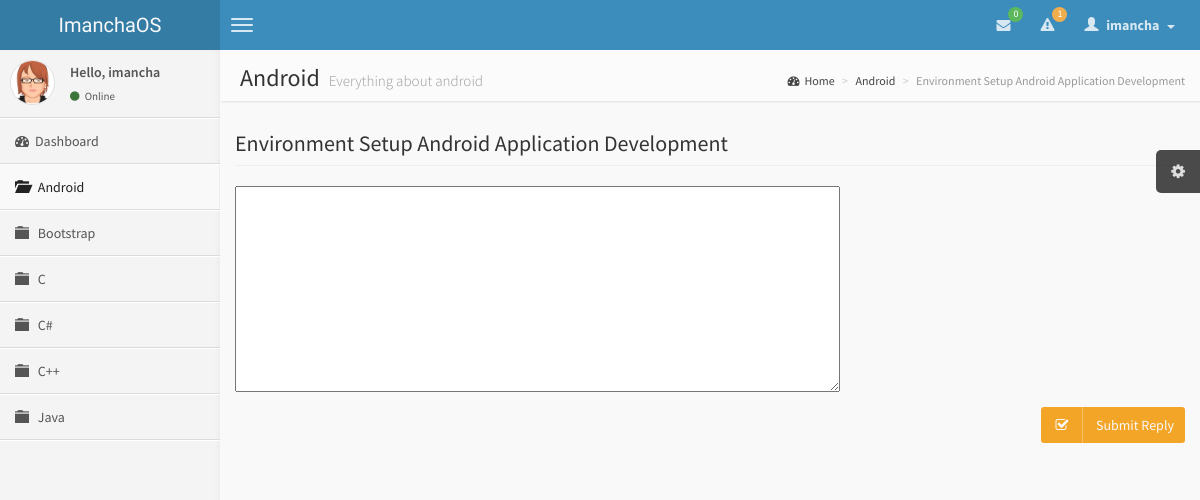
The app's page /reply.php?cid=1&tid=1 (signed in) with its own data.
### tables this page shows
CREATE TABLE IF NOT EXISTS `category` (
  `id_category` int(11) NOT NULL AUTO_INCREMENT,
  `name_category` varchar(30) NOT NULL,
  `description` varchar(50) NOT NULL,
  PRIMARY KEY (`id_category`)
);

CREATE TABLE IF NOT EXISTS `topic` (
  `id_topic` int(11) NOT NULL AUTO_INCREMENT,
  `id_category` int(11) NOT NULL,
  `title_topic` varchar(100) NOT NULL,
  `answers` int(11) NOT NULL DEFAULT '0',
  `views` int(11) NOT NULL DEFAULT '0',
  `date_topic` datetime NOT NULL,
  `reply_date_topic` datetime DEFAULT NULL,
  `creator_topic` varchar(30) NOT NULL,
  `last_post_by` varchar(30) NOT NULL,
  PRIMARY KEY (`id_topic`),
  KEY `id_category` (`id_category`),
  KEY `creator_topic` (`creator_topic`),
  KEY `last_post_by` (`last_post_by`)
);

### reply.php (the view, shortened to what this page needs)
<?php include_once('function.inc');
	if((isset($_GET['cid']) && is_numeric($_GET['cid'])) AND (isset($_GET['tid']) && is_numeric($_GET['tid']))){
		$cid = (int) $_GET['cid'];
		$tid = (int) $_GET['tid'];
		if(0 < $cid && $tid > 0){
			$sql = "SELECT * FROM category WHERE id_category=$cid LIMIT 1";
			$res = mysql_query($sql) or die(mysql_error());
			if(mysql_num_rows($res) == 1){
				$row = mysql_fetch_assoc($res);
				$title = $row['name_category'];
				$description = $row['description'];
				$sql = "SELECT * FROM topic WHERE id_topic='$tid' && id_category='$cid' LIMIT 1";
				$res = mysql_query($sql) or die(mysql_error());
				if(mysql_num_rows($res) == 1){
					$row = mysql_fetch_assoc($res);
					$title0 = $row['title_topic'];
				}else{
					$error = TRUE;
				}
			}else{
				$error = TRUE;
			}
		}else{
			$error = TRUE;
		}
  }else{
		$error = TRUE;
	}
?>
<!DOCTYPE html>
<html>
  <head>
	<link href="css/bootstrap.min.css" rel="stylesheet" type="text/css" />
	<link href="css/font-awesome.min.css" rel="stylesheet" type="text/css" />
	<link href="css/ionicons.min.css" rel="stylesheet" type="text/css" />
	<link href="css/imancha.css" rel="stylesheet" type="text/css" />
  </head>
  <body class="skin-blue">
    <header class="header"><?php navigation(); ?></header>
    <div class="wrapper row-offcanvas row-offcanvas-left">
      <aside class="left-side sidebar-offcanvas"><?php sidebar(); ?></aside>
      <aside class="right-side">
        <section class="content-header">
          <?php echo '<h1>'.$title.' <small>'.$description.'</small></h1>'; ?>
          <ol class="breadcrumb">
            <li><a href="index.php"><i class="fa fa-dashboard"></i>Home</a></li>
            <li><?php echo '<a href="category.php?cid='.$cid.'">'.$title.'</a>'; ?></li>
            <li class="active"><?php echo $title0; ?></li>
          </ol>
        </section>
        <section class="content">
					<div class="row">
						<div class="col-md-12">
							<h4 class="page-header"><?php echo $title0; ?></h4>
						</div>
					</div>
					<div class="row">
						<div class="col-md-12">
							<form action="<?php echo $_SERVER['PHP_SELF'].'?cid='.$cid.'&tid='.$tid;?>" method="post">
								<div class="form-group">
									<textarea id="editor1" name="editor1" rows="10" cols="80"><?php if(isset($_POST['editor1']) AND (!empty($_POST['editor1']))) echo $_POST['editor1']; ?></textarea>
								</div>
								<div class="form-group">
									<p class="pull-right"><button type="submit" name="submit" class='btn bg-yellow btn-social'><i class='fa fa-check-square-o'></i><span> Submit Reply</span></button></p>
								</div>
							</form>
						</div>
					</div>
        </section>
      </aside>
    </div>
  </body>
</html>

### function.inc (shortened to what this page needs)
<?php session_start();
	function usermenu(){
		$sql = "SELECT * FROM message WHERE receiver_message='".$_SESSION['username']."' AND status_message='sent' ORDER BY date_message DESC";
		$res = mysql_query($sql) or die(mysql_error());
		$num = mysql_num_rows($res);
		if($num > 0){
			$message = '<li><ul class="menu">';
			while($row = mysql_fetch_assoc($res)){
				$id = $row['id_message'];
				$user = $row['user_message'];
				$content = $row['content_message'];
				$date = $row['date_message'];
				if(strlen($content) > 30){
					$content = substr($content,0,30) . "...";
				}
				$message .= '<li>
											<a href="messages.php?mid='.$id.'#'.$id.'">
												<div class="pull-left"><img src="img/avatar3.png" class="img-circle" alt="User Image"/></div>
												<h4>'.$user.' &nbsp;<span><small><i class="fa fa-clock-o"></i> '.$date.'</small></span></h4>
												<p>'.$content.'</p>
											</a>
										</li>';
			}
			$message .= '</ul></li>';
		}else{
			$message = '';
		}
		$sql = "SELECT * FROM notification WHERE id_user='".$_SESSION['id']."' AND status_notification='sent' ORDER BY date_notification DESC";
		$res = mysql_query($sql) or die(mysql_error());
		$mun = mysql_num_rows($res);
		if($mun > 0){
			$notification = '<li><ul class="menu">';
			while($row = mysql_fetch_array($res)){
				$notification .= '<li>
														<a href="notification.php?nid='.$row['id_notification'].'">
															<i class="fa fa-warning info"></i> <b>'.$row['user_notification'].'</b> &nbsp;'.$row['content_notification'].'
														</a>
													</li>';
			}
			$notification .= '</ul></li>';
		}else{
			$notification = '';
		}
		echo '<li class="dropdown messages-menu">
						<a href="#" class="dropdown-toggle" data-toggle="dropdown">
							<i class="fa fa-envelope"></i>
							<span class="label label-success">'.$num.'</span>
						</a>
						<ul class="dropdown-menu">
              <li class="header">You have '.$num.' messages</li>
              '.$message.'
              <li class="footer"><a href="messages.php">See All Messages</a></li>
            </ul>
          </li>
          <li class="dropdown notifications-menu">
            <a href="#" class="dropdown-toggle" data-toggle="dropdown">
              <i class="fa fa-warning"></i>
              <span class="label label-warning">'.$mun.'</span>
            </a>
            <ul class="dropdown-menu">
              <li class="header">You have '.$mun.' notifications</li>
              '.$notification.'
              <li class="footer"><a href="notification.php">View all</a></li>
            </ul>
          </li>
          <li class="dropdown user user-menu">
            <a href="#" class="dropdown-toggle" data-toggle="dropdown">
              <i class="glyphicon glyphicon-user"></i>
              <span>'.$_SESSION['username'].' &nbsp;<i class="caret"></i></span>
            </a>
            <ul class="dropdown-menu">
              <li class="user-header bg-light-blue">
                <img src="img/avatar3.png" class="img-circle" alt="User Image" />
                <p>'.$_SESSION['name'].'<small>Member since &nbsp;'.tanggal($_SESSION['date']).'</small></p>
              </li>
              <li class="user-body">
								<div class="col-xs-12 text-center"><a href="lockscreen.php">Lockscreen</a></div>
              </li>
              <li class="user-footer">
                <div class="pull-left"><a href="profile.php" class="btn btn-default btn-flat">Profile</a></div>
                <div class="pull-right"><a href="logout.php" class="btn btn-default btn-flat">Sign out</a></div>
              </li>
            </ul>
          </li>';
	}
	function topmenu(){
		if(isset($_SESSION['id'])){
			usermenu();
		}else{
			guestmenu();
		}
	}
	function navigation(){
		echo '<a href="index.php" class="logo">ImanchaOS</a>
          <nav class="navbar navbar-static-top" role="navigation">
            <a href="#" class="navbar-btn sidebar-toggle" data-toggle="offcanvas" role="button" title="Toggle Navigation">
              <span class="sr-only">Toggle navigation</span>
              <span class="icon-bar"></span>
              <span class="icon-bar"></span>
              <span class="icon-bar"></span>
            </a>
            <div class="navbar-right">
              <ul class="nav navbar-nav">';
                topmenu();
    echo '		</ul>
            </div>
          </nav>';
	}
	function sidebar(){
		if(isset($_SESSION['id'])){
			$message = "<p>Hello, ".$_SESSION['username']."</p>";
			$dashboard = "<li><a href='dashboard.php'><i class='fa fa-dashboard'></i><span>Dashboard</span></a></li>";
		}else{
			$message = "<p>Hello, Guest</p>";
			$dashboard = "";
		}
		echo '<section class="sidebar">
            <div class="user-panel">
                <div class="pull-left image">
                    <img src="img/avatar3.png" class="img-circle" alt="User Image" />
                </div>
                <div class="pull-left info">
									'.$message.'
									<a href="#"><i class="fa fa-circle text-success"></i> Online</a>
                </div>
            	</div>
            <ul class="sidebar-menu">'.$dashboard.'';
							$sql = "SELECT * FROM category ORDER BY name_category ASC";
							$res = mysql_query($sql) or die(mysql_error());
							if(mysql_num_rows($res) > 0){
								while($row = mysql_fetch_assoc($res)){
									$id = $row['id_category'];
									$name = $row['name_category'];
									if(isset($_GET['cid']) && ($_GET['cid'] == $id)){
										$active = "active";
										$icon = "glyphicon-folder-open";
									}else{
										$active = "";
										$icon = "glyphicon-folder-close";
									}
									echo '<li class='.$active.'>
													<a href="category.php?cid='.$id.'&title='.$name.'">
														<i class="glyphicon '.$icon.'"></i>
														<span>'.$name.'</span>
													</a>
												</li>';
								}
							}
    echo '	</ul>
      		</section>';
	}
	function tanggal($date){
		$Bulan = array("January", "February", "March", "April", "May", "June", "July", "August", "September", "October", "November", "December");
		$tahun = substr($date, 0, 4);
		$bulan = substr($date, 5, 2);
		$tgl   = substr($date, 8, 2);
		$result = $tgl . " " . $Bulan[(int)$bulan-1] . " ". $tahun;
		return($result);
	}
?>

### records on screen
category: name_category "Android", description "Everything about android"
category: name_category "Bootstrap"
category: name_category "C"
category: name_category "C#"
category: name_category "C++"
category: name_category "Java"
topic: title_topic "Environment Setup Android Application Development"

### other values on screen
$num "0"
$mun "1"
$_SESSION['username'] "imancha"
